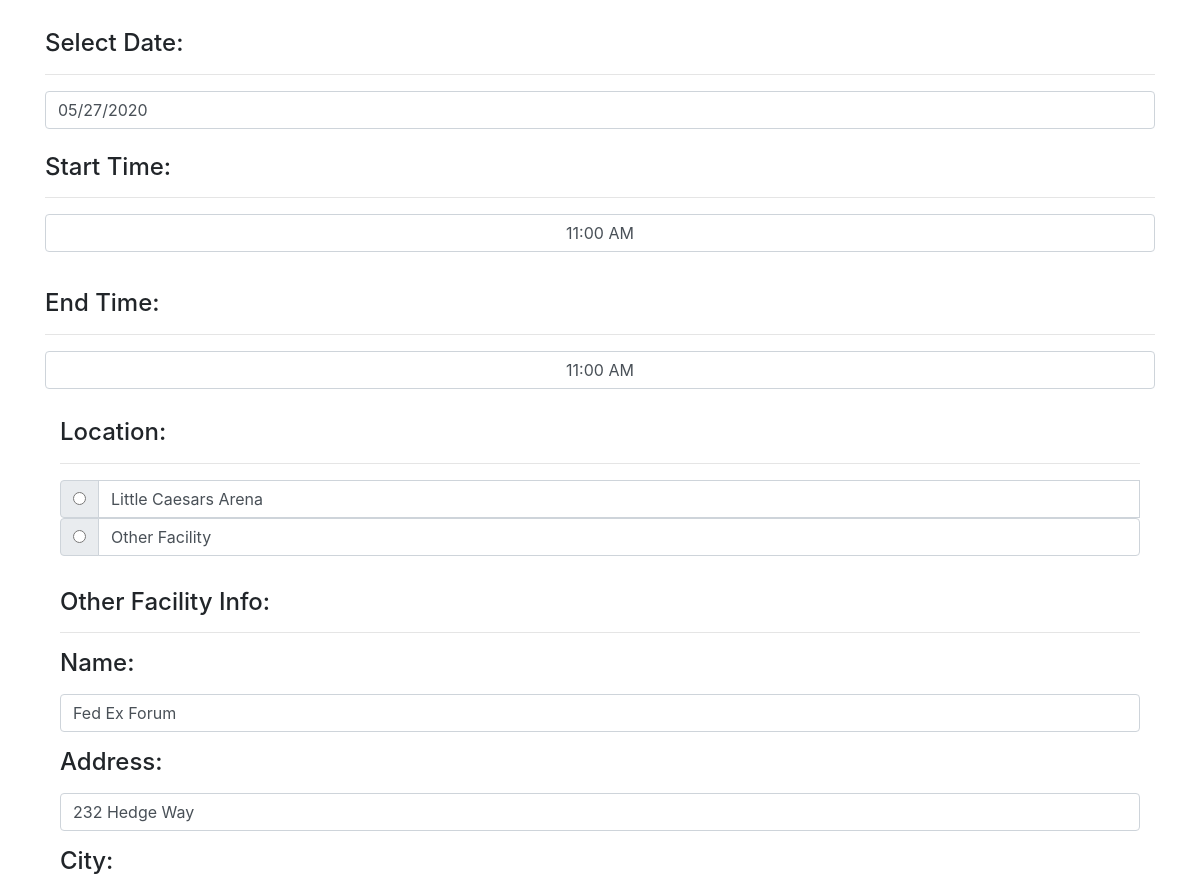
The page /edit/53 (middle part) on the database as committed earlier.
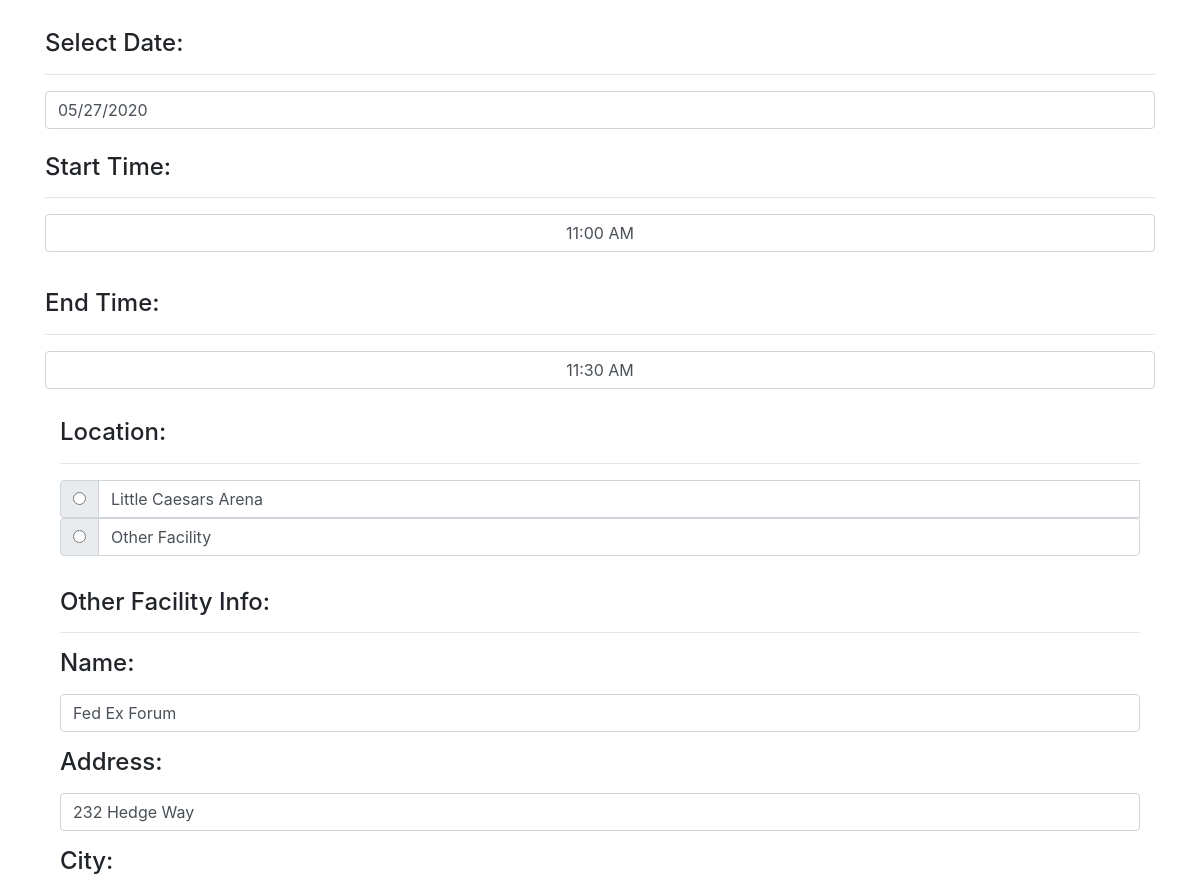
The same page on the database as committed later.
### pages/models.py (models this page shows, shortened)
class Time(models.Model):
	first = models.CharField(max_length=200, blank=True, null=True)
	last = models.CharField(max_length=200, blank=True, null=True)
	coach = models.CharField(max_length=200, blank=True, null=True)
	focus = models.CharField(max_length=200, blank=True, null=True)
	date = models.CharField(max_length=200)
	start = models.CharField(max_length=200)
	end = models.CharField(max_length=200)
	location = models.CharField(max_length=200, blank=True, null=True)
	facility = models.CharField(max_length=200, blank=True, null=True)
	address = models.CharField(max_length=200, blank=True, null=True)
	city = models.CharField(max_length=200, blank=True, null=True)
	state = models.CharField(max_length=200, blank=True, null=True)
	zipcode = models.CharField(max_length=200, blank=True, null=True)

### pages/views.py (the view)
# urls.py: path('edit/<list_id>', views.edit, name='edit' ),
def edit(request, list_id):
	if request.method == 'POST':
		current_appointment = Time.objects.get(pk=list_id)
		form = TimeForm(request.POST or None, instance=current_appointment)
		if form.is_valid():
			form.save()
			messages.success(request, ('Appointment Has Been Edited!'))
			return redirect('schedules')
		else:
			messages.success(request, ('Seems Like There Was an Error...'))
			return render(request, 'edit.html', {})
	else:
		get_appointment = Time.objects.get(pk=list_id)
		return render(request, 'edit.html', {'get_appointment': get_appointment})

### pages/templates/edit.html (shortened to what this page needs)
{% extends 'home.html' %}
{% load static %}
{% block content %}
<br>
	{% if get_appointment %}
		<form method="POST">
		<div class="container">
		 <br>
			<br>
				<br>
			<link rel="stylesheet" type="text/css" href="{% static 'css/jquery-ui.min.css' %}">
				<h4>Select Date:</h4>
				<hr>
					<input type="text" class="form-control" id="datepicker" value="{{ get_appointment.date }}" name="date" autocomplete="off">
				</div>
				<link rel="stylesheet" href="//cdnjs.cloudflare.com/ajax/libs/timepicker/1.3.5/jquery.timepicker.min.css">
				<br>
			<div class="container">
					<h4>Start Time:<h4>
					<hr>
						<input class="timepicker text-center form-control" jt-timepicker="" time="model.time" time-string="model.timeString" default-time="model.options.defaultTime" time-format="model.options.timeFormat" start-time="model.options.startTime" min-time="model.options.minTime" max-time="model.options.maxTime" interval="model.options.interval" dynamic="model.options.dynamic" scrollbar="model.options.scrollbar" dropdown="model.options.dropdown" name="start" value="{{ get_appointment.start }}">
						<br>
						<h4>End Time:<h4>
						<hr>
						<input class="timepicker text-center form-control" jt-timepicker="" time="model.time" time-string="model.timeString" default-time="model.options.defaultTime" time-format="model.options.timeFormat" start-time="model.options.startTime" min-time="model.options.minTime" max-time="model.options.maxTime" interval="model.options.interval" dynamic="model.options.dynamic" scrollbar="model.options.scrollbar" dropdown="model.options.dropdown" name="end" value="{{ get_appointment.end }}">
					<br>
					<div class="container">
					<h4>Location:</h4>
					<hr>
					<div class="input-group mb-3">
						  <div class="input-group-prepend">
						    <div class="input-group-text">
						      <input type="radio" aria-label="Radio button for following text input" value="Little Caesars Arena" value="Little Caesars Arena" name="location" id="lca2">
						    </div>
						  </div>
						  <label type="text" class="form-control" aria-label="Text input with radio">Little Caesars Arena</label>
						   <div class="input-group mb-3">
						     <div class="input-group-prepend">
						       <div class="input-group-text">
						         <input type="radio" aria-label="Radio button for following text input" value="Other Facility" name="location" id="facil">
						       </div>
						     </div>
						    <label type="text" class="form-control" aria-label="Text input with radio">Other Facility</label>
						   </div>
						 </div>
					   </div>
					<div class="addycontainer">
						<div class="container">
							<h4>Other Facility Info:</h4>
							<hr>
							<p>Name:</p>
								 <div class="form-group">
					    			<input type="text" class="form-control" value="{{ get_appointment.facility }}" name="facility" id="editfacility">
					 			</div>
					 			<p>Address:</p>
					 			<div class="form-group">
					    			<input type="text" class="form-control" value="{{ get_appointment.address }}" name="address" id="editaddress">
					 			</div>
					 			<p>City:</p>
							<br>
					</form>
		{% endif %}
	{% endblock %}

Rows that differ between the two databases and show on the page:
changed Time "11:00 AM": end "11:00 AM" → "11:30 AM"
